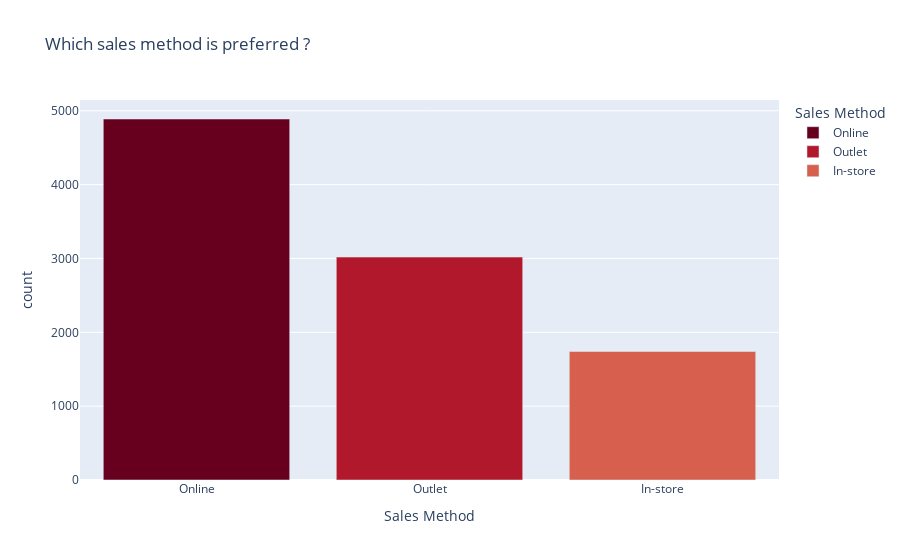

The notebook cell saved with this chart:
### Code cell
Method_bar =  px.bar(Method , x = 'Sales Method', y ='count', color = 'Sales Method', color_discrete_sequence = px.colors.sequential.RdBu , title = 'Which sales method is preferred ?')
Method_bar.show()

### Figure 1 — Plotly figure (JSON) as saved in the notebook; plotly's stock layout.template omitted (floating-point values rounded to 4 significant figures)
{"data": [{"alignmentgroup": "True", "hovertemplate": "Sales Method=%{x}<br>count=%{y}<extra></extra>", "legendgroup": "Online", "marker": {"color": "rgb(103,0,31)", "pattern": {"shape": ""}}, "name": "Online", "offsetgroup": "Online", "orientation": "v", "showlegend": true, "textposition": "auto", "type": "bar", "x": ["Online"], "xaxis": "x", "y": [4889], "yaxis": "y"}, {"alignmentgroup": "True", "hovertemplate": "Sales Method=%{x}<br>count=%{y}<extra></extra>", "legendgroup": "Outlet", "marker": {"color": "rgb(178,24,43)", "pattern": {"shape": ""}}, "name": "Outlet", "offsetgroup": "Outlet", "orientation": "v", "showlegend": true, "textposition": "auto", "type": "bar", "x": ["Outlet"], "xaxis": "x", "y": [3019], "yaxis": "y"}, {"alignmentgroup": "True", "hovertemplate": "Sales Method=%{x}<br>count=%{y}<extra></extra>", "legendgroup": "In-store", "marker": {"color": "rgb(214,96,77)", "pattern": {"shape": ""}}, "name": "In-store", "offsetgroup": "In-store", "orientation": "v", "showlegend": true, "textposition": "auto", "type": "bar", "x": ["In-store"], "xaxis": "x", "y": [1740], "yaxis": "y"}], "layout": {"barmode": "relative", "legend": {"title": {"text": "Sales Method"}, "tracegroupgap": 0}, "title": {"text": "Which sales method is preferred ?"}, "xaxis": {"anchor": "y", "categoryarray": ["Online", "Outlet", "In-store"], "categoryorder": "array", "domain": [0, 1], "title": {"text": "Sales Method"}}, "yaxis": {"anchor": "x", "domain": [0, 1], "title": {"text": "count"}}}}
